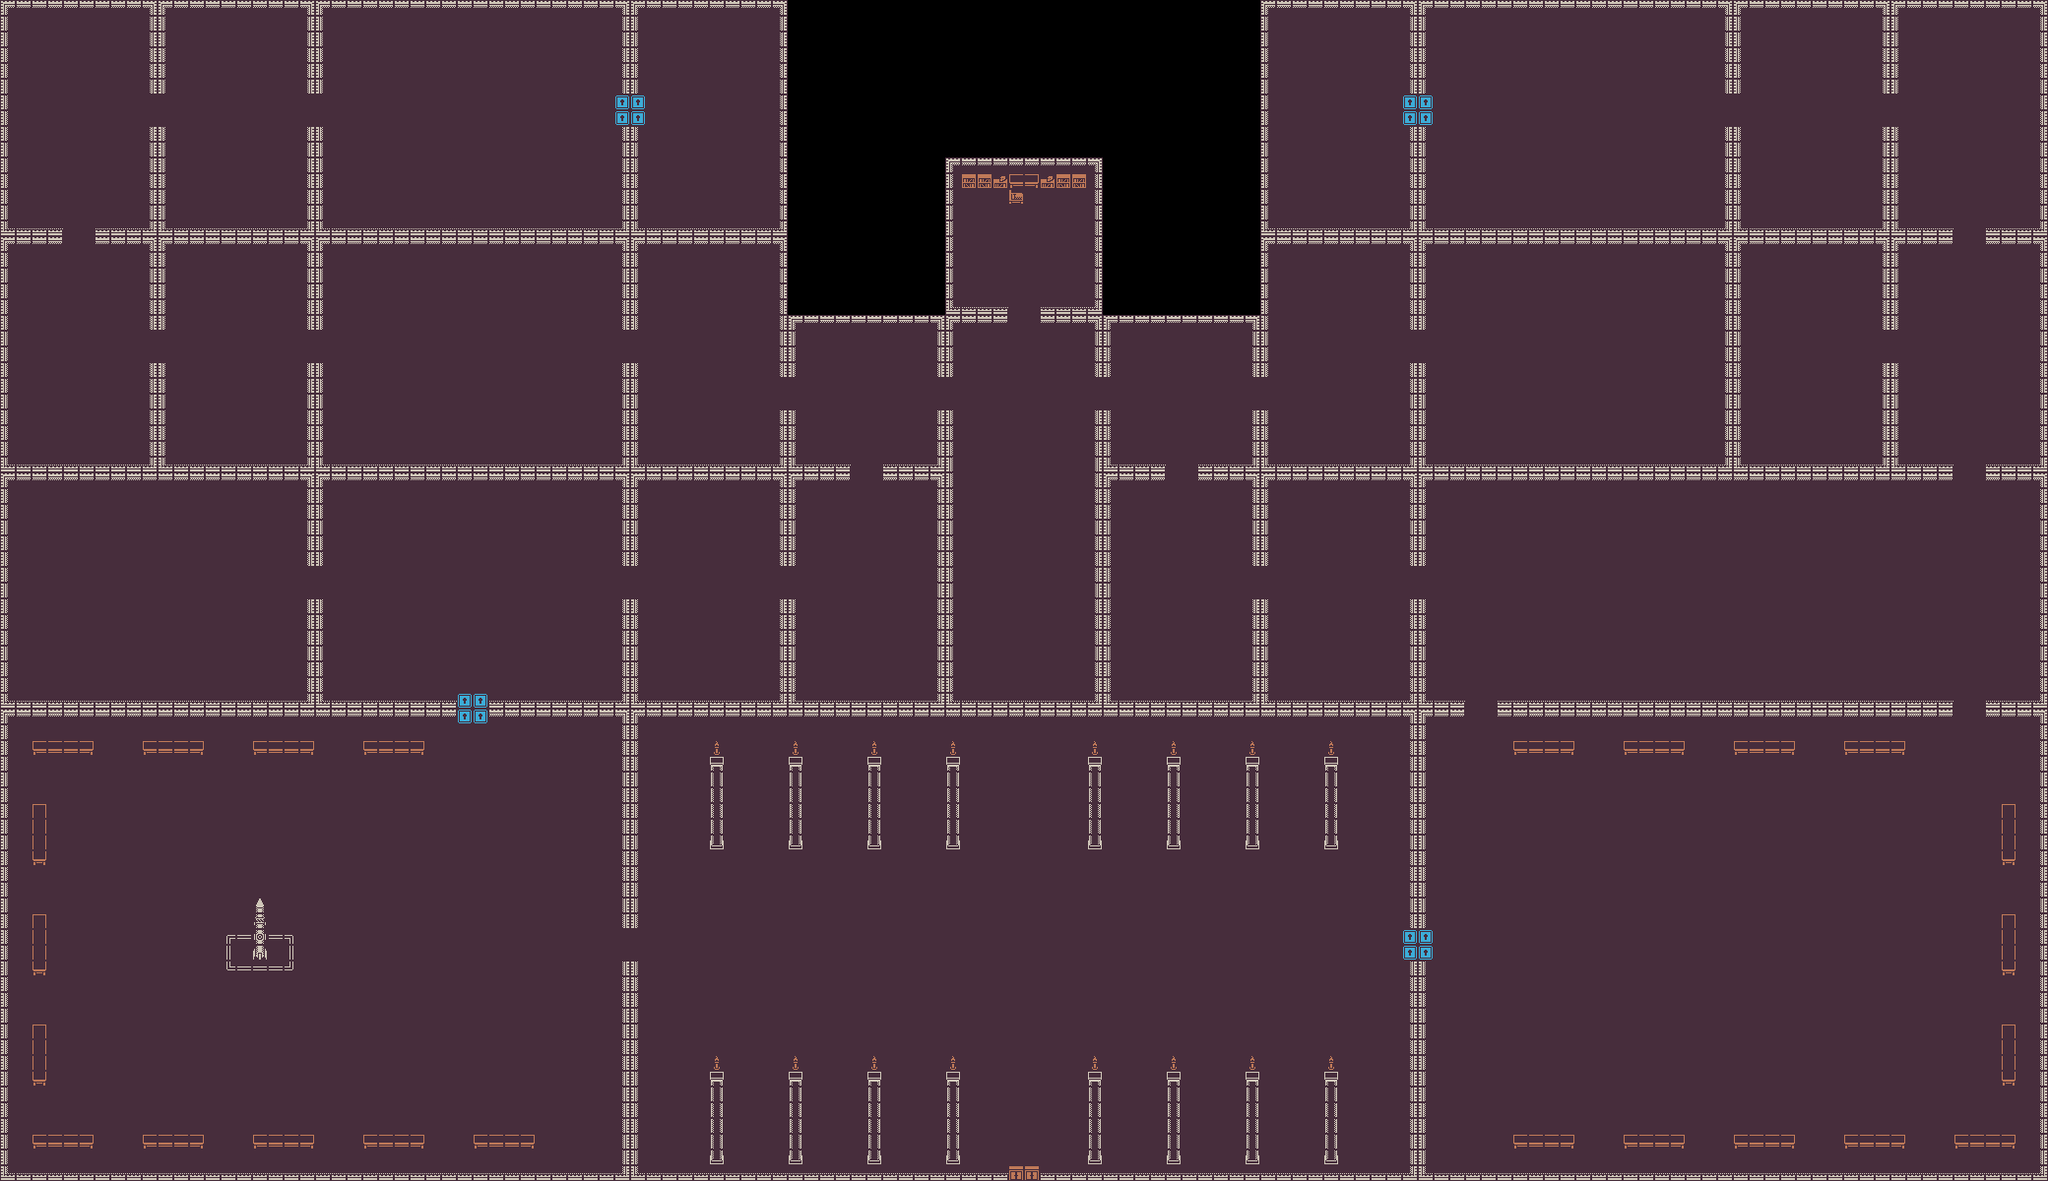

Below is a game level as drawn by its tile map, then a one-line description and the .tmx that defines it (tile-layer data replaced by summaries):
An orthogonal 130x75 tile map with 16x16 px tiles, 3 tile layers (Wall, Floor, Object) and 13 objects (Spawn Point).

<map version="1.2" tiledversion="1.2.5" orientation="orthogonal" renderorder="left-up" width="130" height="75" tilewidth="16" tileheight="16" infinite="0" nextlayerid="6" nextobjectid="2">
 <tileset firstgid="1" name="colored" tilewidth="16" tileheight="16" spacing="1" tilecount="1024" columns="32">
  <image source="Tilesheet/colored.png" width="543" height="543" />
  <tile id="142">
   <properties>
    <property name="collides" type="bool" value="false" />
   </properties>
  </tile>
  <tile id="143">
   <properties>
    <property name="collides" type="bool" value="false" />
   </properties>
  </tile>
  <tile id="227">
   <properties>
    <property name="collides" type="bool" value="true" />
   </properties>
  </tile>
  <tile id="228">
   <properties>
    <property name="collides" type="bool" value="true" />
   </properties>
  </tile>
  <tile id="261">
   <properties>
    <property name="collides" type="bool" value="true" />
   </properties>
  </tile>
  <tile id="352">
   <properties>
    <property name="collides" type="bool" value="true" />
   </properties>
  </tile>
  <tile id="355">
   <properties>
    <property name="collides" type="bool" value="true" />
   </properties>
  </tile>
  <tile id="387">
   <properties>
    <property name="collides" type="bool" value="true" />
   </properties>
  </tile>
  <tile id="419">
   <properties>
    <property name="collides" type="bool" value="true" />
   </properties>
  </tile>
  <tile id="432">
   <properties>
    <property name="collides" type="bool" value="true" />
   </properties>
   <objectgroup draworder="index">
    <object id="1" x="0.181818" y="0.363636" width="7.72727" height="15.7273" />
    <object id="2" x="0" y="2.22045e-16" width="16.0909" height="8.18182" />
   </objectgroup>
  </tile>
  <tile id="433">
   <properties>
    <property name="collides" type="bool" value="true" />
   </properties>
   <objectgroup draworder="index">
    <object id="1" x="0.272727" y="-0.0909091" width="15.6364" height="8.81818" />
   </objectgroup>
  </tile>
  <tile id="434">
   <properties>
    <property name="collides" type="bool" value="true" />
   </properties>
   <objectgroup draworder="index">
    <object id="1" x="0.363636" y="-0.0909091" width="15.6364" height="8.18182" />
    <object id="2" x="7.36364" y="-0.0909091" width="8.45455" height="16" />
   </objectgroup>
  </tile>
  <tile id="464">
   <properties>
    <property name="collides" type="bool" value="true" />
   </properties>
   <objectgroup draworder="index">
    <object id="1" x="0.0909091" y="0" width="8.45455" height="15.8182" />
   </objectgroup>
  </tile>
  <tile id="466">
   <properties>
    <property name="collides" type="bool" value="true" />
   </properties>
   <objectgroup draworder="index">
    <object id="1" x="7.63636" y="0" width="8.45455" height="15.9091" />
   </objectgroup>
  </tile>
  <tile id="496">
   <properties>
    <property name="collides" type="bool" value="true" />
   </properties>
   <objectgroup draworder="index">
    <object id="1" x="0.181818" y="7.54545" width="15.8182" height="8.45455" />
    <object id="2" x="0.181818" y="0.0909091" width="8.36364" height="15.8182" />
   </objectgroup>
  </tile>
  <tile id="497">
   <properties>
    <property name="collides" type="bool" value="true" />
   </properties>
   <objectgroup draworder="index">
    <object id="1" x="0" y="7.72727" width="16.0909" height="8.27273" />
   </objectgroup>
  </tile>
  <tile id="498">
   <properties>
    <property name="collides" type="bool" value="true" />
   </properties>
   <objectgroup draworder="index">
    <object id="1" x="0.0909091" y="7.54545" width="15.7273" height="8.36364" />
    <object id="2" x="7.27273" y="0.272727" width="8.63636" height="15.6364" />
   </objectgroup>
  </tile>
  <tile id="655">
   <properties>
    <property name="collides" type="bool" value="false" />
   </properties>
  </tile>
  <tile id="687">
   <properties>
    <property name="collides" type="bool" value="false" />
   </properties>
  </tile>
  <tile id="719">
   <properties>
    <property name="collides" type="bool" value="false" />
   </properties>
  </tile>
  <tile id="751">
   <properties>
    <property name="collides" type="bool" value="false" />
   </properties>
  </tile>
 </tileset>
 <layer id="1" name="Wall" width="130" height="75">
  <data>[9750 cells, 1730 non-empty, 9 distinct tile ids]</data>
 </layer>
 <layer id="4" name="Floor" width="130" height="75">
  <data>[9750 cells, 7518 non-empty, 1 distinct tile ids]</data>
 </layer>
 <layer id="5" name="Object" width="130" height="75">
  <data>[9750 cells, 234 non-empty, 19 distinct tile ids]</data>
 </layer>
 <objectgroup id="3" name="Objects">
  <object id="1" name="Spawn Point" x="1028" y="254">
   <point />
  </object>
 </objectgroup>
</map>
